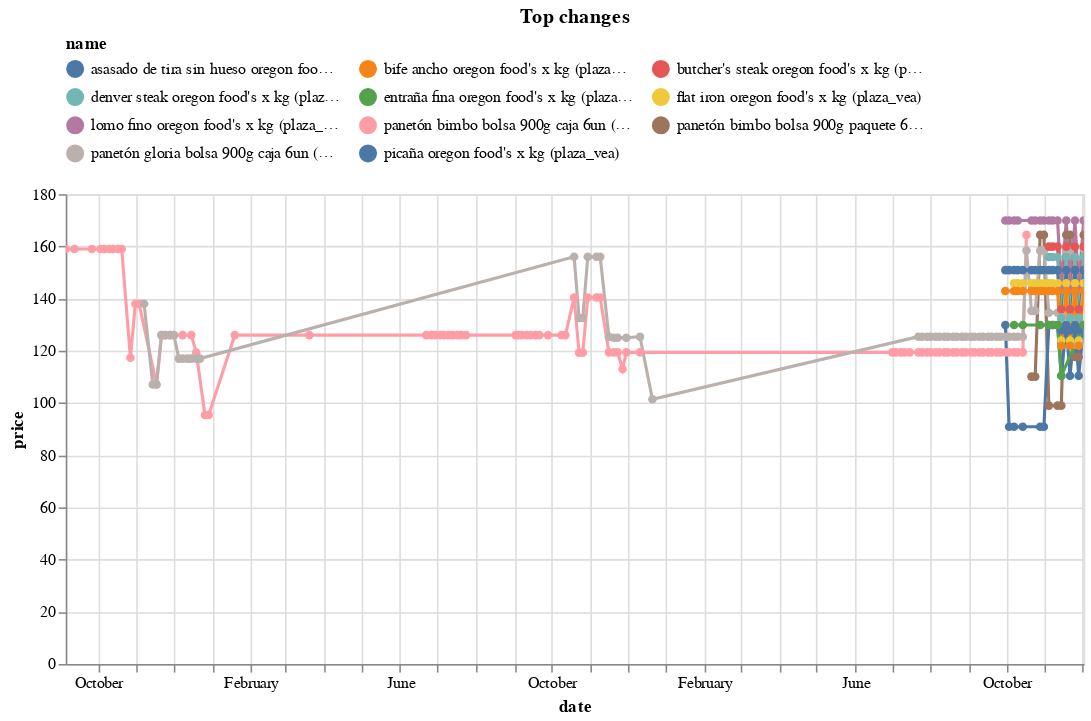

Notebook code for this chart:
### Code cell
top_changes_abs.head(10).pipe(plot_changes, 'Top changes')

### Figure 1 — Vega-Lite specification as saved in the notebook (floating-point values rounded to 4 significant figures; data arrays with more than 128 entries replaced by an {"elided": "..."} marker saying what was removed)
{"config": {"view": {"continuousWidth": 300, "continuousHeight": 300}, "legend": {"columns": 3, "orient": "top"}}, "data": {"name": "data-98e5d27a2bfc9e9baaa0d0900491c1bb"}, "mark": {"type": "line", "point": true}, "encoding": {"color": {"field": "name", "scale": {"domain": ["asasado de tira sin hueso oregon food's x kg (plaza_vea)", "bife ancho oregon food's x kg (plaza_vea)", "butcher's steak oregon food's x kg (plaza_vea)", "denver steak oregon food's x kg (plaza_vea)", "entraña fina oregon food's x kg (plaza_vea)", "flat iron oregon food's x kg (plaza_vea)", "lomo fino oregon food's x kg (plaza_vea)", "panetón bimbo bolsa 900g caja 6un (plaza_vea)", "panetón bimbo bolsa 900g paquete 6un (plaza_vea)", "panetón gloria bolsa 900g caja 6un (plaza_vea)", "picaña oregon food's x kg (plaza_vea)"]}, "type": "nominal"}, "tooltip": [{"field": "name", "type": "nominal"}, {"field": "price", "type": "quantitative"}, {"field": "last_price", "type": "quantitative"}], "x": {"field": "date", "type": "temporal"}, "y": {"field": "price", "type": "quantitative"}}, "params": [{"name": "param_7", "select": {"type": "point", "fields": ["name"]}, "bind": "legend"}, {"name": "param_8", "select": {"type": "interval", "encodings": ["x", "y"]}, "bind": "scales"}], "title": "Top changes", "transform": [{"filter": {"param": "param_7"}}], "width": 650, "$schema": "https://vega.github.io/schema/vega-lite/v5.20.1.json", "datasets": {"data-98e5d27a2bfc9e9baaa0d0900491c1bb": {"elided": "271 records"}}}
